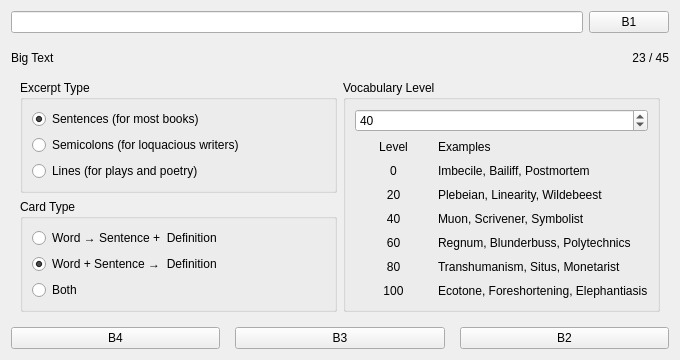
<?xml version="1.0" encoding="UTF-8"?>
<ui version="4.0">
 <class>Form</class>
 <widget class="QWidget" name="Form">
  <property name="geometry">
   <rect>
    <x>0</x>
    <y>0</y>
    <width>680</width>
    <height>360</height>
   </rect>
  </property>
  <property name="windowTitle">
   <string>Form</string>
  </property>
  <layout class="QVBoxLayout" name="verticalLayout">
   <item>
    <layout class="QHBoxLayout" name="horizontalLayout_2">
     <item>
      <widget class="QStackedWidget" name="stackedWidget">
       <property name="currentIndex">
        <number>1</number>
       </property>
       <widget class="QWidget" name="page">
        <layout class="QHBoxLayout" name="horizontalLayout_4">
         <property name="leftMargin">
          <number>0</number>
         </property>
         <property name="topMargin">
          <number>0</number>
         </property>
         <property name="rightMargin">
          <number>0</number>
         </property>
         <property name="bottomMargin">
          <number>0</number>
         </property>
         <item>
          <widget class="QProgressBar" name="progressBar">
           <property name="value">
            <number>24</number>
           </property>
          </widget>
         </item>
        </layout>
       </widget>
       <widget class="QWidget" name="page_2">
        <layout class="QHBoxLayout" name="horizontalLayout_5">
         <property name="leftMargin">
          <number>0</number>
         </property>
         <property name="topMargin">
          <number>0</number>
         </property>
         <property name="rightMargin">
          <number>0</number>
         </property>
         <property name="bottomMargin">
          <number>0</number>
         </property>
         <item>
          <widget class="QLineEdit" name="bookbar">
           <property name="text">
            <string/>
           </property>
           <property name="readOnly">
            <bool>true</bool>
           </property>
          </widget>
         </item>
        </layout>
       </widget>
      </widget>
     </item>
     <item>
      <widget class="QPushButton" name="b1">
       <property name="sizePolicy">
        <sizepolicy hsizetype="Minimum" vsizetype="Fixed">
         <horstretch>0</horstretch>
         <verstretch>0</verstretch>
        </sizepolicy>
       </property>
       <property name="text">
        <string>B1</string>
       </property>
      </widget>
     </item>
    </layout>
   </item>
   <item>
    <spacer name="verticalSpacer">
     <property name="orientation">
      <enum>Qt::Vertical</enum>
     </property>
     <property name="sizeType">
      <enum>QSizePolicy::Preferred</enum>
     </property>
     <property name="sizeHint" stdset="0">
      <size>
       <width>20</width>
       <height>15</height>
      </size>
     </property>
    </spacer>
   </item>
   <item>
    <layout class="QHBoxLayout" name="horizontalLayout">
     <item>
      <widget class="QLabel" name="bigtext">
       <property name="styleSheet">
        <string notr="true">font: 14pt &quot;Arial&quot;;</string>
       </property>
       <property name="text">
        <string>Big Text</string>
       </property>
      </widget>
     </item>
     <item>
      <widget class="QLabel" name="wordprogress">
       <property name="styleSheet">
        <string notr="true">font: 14pt &quot;Arial&quot;;</string>
       </property>
       <property name="text">
        <string>23 / 45</string>
       </property>
       <property name="alignment">
        <set>Qt::AlignRight|Qt::AlignTrailing|Qt::AlignVCenter</set>
       </property>
      </widget>
     </item>
    </layout>
   </item>
   <item>
    <widget class="QStackedWidget" name="stackedWidget_2">
     <property name="sizePolicy">
      <sizepolicy hsizetype="Minimum" vsizetype="Expanding">
       <horstretch>0</horstretch>
       <verstretch>1</verstretch>
      </sizepolicy>
     </property>
     <property name="autoFillBackground">
      <bool>true</bool>
     </property>
     <property name="styleSheet">
      <string notr="true">font: 10pt &quot;Arial&quot;;</string>
     </property>
     <property name="currentIndex">
      <number>1</number>
     </property>
     <widget class="QWidget" name="page_3">
      <layout class="QVBoxLayout" name="verticalLayout_2">
       <property name="leftMargin">
        <number>0</number>
       </property>
       <property name="topMargin">
        <number>0</number>
       </property>
       <property name="rightMargin">
        <number>0</number>
       </property>
       <property name="bottomMargin">
        <number>0</number>
       </property>
       <item>
        <widget class="QTextEdit" name="smalltext">
         <property name="sizePolicy">
          <sizepolicy hsizetype="Expanding" vsizetype="Expanding">
           <horstretch>0</horstretch>
           <verstretch>1</verstretch>
          </sizepolicy>
         </property>
         <property name="styleSheet">
          <string notr="true">font: 12pt &quot;Arial&quot;;
border: inset;</string>
         </property>
         <property name="undoRedoEnabled">
          <bool>false</bool>
         </property>
         <property name="readOnly">
          <bool>true</bool>
         </property>
         <property name="html">
          <string>&lt;!DOCTYPE HTML PUBLIC &quot;-//W3C//DTD HTML 4.0//EN&quot; &quot;http://www.w3.org/TR/REC-html40/strict.dtd&quot;&gt;
&lt;html&gt;&lt;head&gt;&lt;meta name=&quot;qrichtext&quot; content=&quot;1&quot; /&gt;&lt;style type=&quot;text/css&quot;&gt;
p, li { white-space: pre-wrap; }
&lt;/style&gt;&lt;/head&gt;&lt;body style=&quot; font-family:'Arial'; font-size:12pt; font-weight:400; font-style:normal;&quot;&gt;
&lt;p align=&quot;justify&quot; style=&quot;-qt-paragraph-type:empty; margin-top:12px; margin-bottom:12px; margin-left:0px; margin-right:0px; -qt-block-indent:0; text-indent:0px;&quot;&gt;&lt;br /&gt;&lt;/p&gt;&lt;/body&gt;&lt;/html&gt;</string>
         </property>
         <property name="acceptRichText">
          <bool>false</bool>
         </property>
        </widget>
       </item>
      </layout>
     </widget>
     <widget class="QWidget" name="page_4">
      <layout class="QGridLayout" name="gridLayout_2" rowstretch="1">
       <item row="0" column="1">
        <widget class="QGroupBox" name="groupBox_3">
         <property name="title">
          <string>Vocabulary Level</string>
         </property>
         <layout class="QVBoxLayout" name="verticalLayout_5">
          <item>
           <widget class="QSpinBox" name="levelselector">
            <property name="maximum">
             <number>100</number>
            </property>
            <property name="singleStep">
             <number>5</number>
            </property>
            <property name="value">
             <number>40</number>
            </property>
           </widget>
          </item>
          <item>
           <layout class="QGridLayout" name="gridLayout" rowstretch="0,0,0,0,0,0,0" columnstretch="0,0">
            <item row="1" column="1">
             <widget class="QLabel" name="label_2">
              <property name="text">
               <string>Imbecile, Bailiff, Postmortem</string>
              </property>
             </widget>
            </item>
            <item row="3" column="1">
             <widget class="QLabel" name="label_5">
              <property name="text">
               <string>Muon, Scrivener, Symbolist</string>
              </property>
              <property name="alignment">
               <set>Qt::AlignLeading|Qt::AlignLeft|Qt::AlignVCenter</set>
              </property>
             </widget>
            </item>
            <item row="1" column="0" alignment="Qt::AlignHCenter">
             <widget class="QLabel" name="label">
              <property name="text">
               <string>0</string>
              </property>
             </widget>
            </item>
            <item row="6" column="1">
             <widget class="QLabel" name="label_10">
              <property name="text">
               <string>Ecotone, Foreshortening, Elephantiasis</string>
              </property>
              <property name="alignment">
               <set>Qt::AlignLeading|Qt::AlignLeft|Qt::AlignVCenter</set>
              </property>
             </widget>
            </item>
            <item row="5" column="1">
             <widget class="QLabel" name="label_8">
              <property name="text">
               <string>Transhumanism, Situs, Monetarist</string>
              </property>
              <property name="alignment">
               <set>Qt::AlignLeading|Qt::AlignLeft|Qt::AlignVCenter</set>
              </property>
             </widget>
            </item>
            <item row="6" column="0">
             <widget class="QLabel" name="label_9">
              <property name="enabled">
               <bool>true</bool>
              </property>
              <property name="minimumSize">
               <size>
                <width>50</width>
                <height>0</height>
               </size>
              </property>
              <property name="text">
               <string>100</string>
              </property>
              <property name="alignment">
               <set>Qt::AlignCenter</set>
              </property>
             </widget>
            </item>
            <item row="2" column="1">
             <widget class="QLabel" name="label_6">
              <property name="styleSheet">
               <string notr="true"/>
              </property>
              <property name="text">
               <string>Plebeian, Linearity, Wildebeest</string>
              </property>
              <property name="alignment">
               <set>Qt::AlignLeading|Qt::AlignLeft|Qt::AlignVCenter</set>
              </property>
             </widget>
            </item>
            <item row="3" column="0">
             <widget class="QLabel" name="label_4">
              <property name="enabled">
               <bool>true</bool>
              </property>
              <property name="minimumSize">
               <size>
                <width>50</width>
                <height>0</height>
               </size>
              </property>
              <property name="text">
               <string>40</string>
              </property>
              <property name="alignment">
               <set>Qt::AlignCenter</set>
              </property>
             </widget>
            </item>
            <item row="4" column="0">
             <widget class="QLabel" name="label_7">
              <property name="enabled">
               <bool>true</bool>
              </property>
              <property name="minimumSize">
               <size>
                <width>50</width>
                <height>0</height>
               </size>
              </property>
              <property name="text">
               <string>60</string>
              </property>
              <property name="alignment">
               <set>Qt::AlignCenter</set>
              </property>
             </widget>
            </item>
            <item row="0" column="1">
             <widget class="QLabel" name="label_14">
              <property name="styleSheet">
               <string notr="true"/>
              </property>
              <property name="text">
               <string>Examples</string>
              </property>
              <property name="alignment">
               <set>Qt::AlignLeading|Qt::AlignLeft|Qt::AlignVCenter</set>
              </property>
             </widget>
            </item>
            <item row="0" column="0">
             <widget class="QLabel" name="label_11">
              <property name="enabled">
               <bool>true</bool>
              </property>
              <property name="minimumSize">
               <size>
                <width>50</width>
                <height>0</height>
               </size>
              </property>
              <property name="styleSheet">
               <string notr="true"/>
              </property>
              <property name="text">
               <string>Level</string>
              </property>
              <property name="alignment">
               <set>Qt::AlignCenter</set>
              </property>
             </widget>
            </item>
            <item row="2" column="0">
             <widget class="QLabel" name="label_15">
              <property name="enabled">
               <bool>true</bool>
              </property>
              <property name="minimumSize">
               <size>
                <width>50</width>
                <height>0</height>
               </size>
              </property>
              <property name="text">
               <string>20</string>
              </property>
              <property name="alignment">
               <set>Qt::AlignCenter</set>
              </property>
             </widget>
            </item>
            <item row="4" column="1">
             <widget class="QLabel" name="label_12">
              <property name="text">
               <string>Regnum, Blunderbuss, Polytechnics</string>
              </property>
              <property name="alignment">
               <set>Qt::AlignLeading|Qt::AlignLeft|Qt::AlignVCenter</set>
              </property>
             </widget>
            </item>
            <item row="5" column="0">
             <widget class="QLabel" name="label_13">
              <property name="enabled">
               <bool>true</bool>
              </property>
              <property name="minimumSize">
               <size>
                <width>50</width>
                <height>0</height>
               </size>
              </property>
              <property name="text">
               <string>80</string>
              </property>
              <property name="alignment">
               <set>Qt::AlignCenter</set>
              </property>
             </widget>
            </item>
           </layout>
          </item>
         </layout>
        </widget>
       </item>
       <item row="0" column="0">
        <layout class="QVBoxLayout" name="verticalLayout_6">
         <item>
          <widget class="QGroupBox" name="groupBox_2">
           <property name="styleSheet">
            <string notr="true">font: 10pt &quot;Arial&quot;;</string>
           </property>
           <property name="title">
            <string>Excerpt Type</string>
           </property>
           <layout class="QVBoxLayout" name="verticalLayout_4">
            <item>
             <widget class="QRadioButton" name="sentencesrb">
              <property name="sizePolicy">
               <sizepolicy hsizetype="Minimum" vsizetype="Preferred">
                <horstretch>0</horstretch>
                <verstretch>0</verstretch>
               </sizepolicy>
              </property>
              <property name="text">
               <string>Sentences (for most books)</string>
              </property>
              <property name="checked">
               <bool>true</bool>
              </property>
             </widget>
            </item>
            <item>
             <widget class="QRadioButton" name="semicolonsrb">
              <property name="sizePolicy">
               <sizepolicy hsizetype="Minimum" vsizetype="Preferred">
                <horstretch>0</horstretch>
                <verstretch>0</verstretch>
               </sizepolicy>
              </property>
              <property name="text">
               <string>Semicolons (for loquacious writers)</string>
              </property>
             </widget>
            </item>
            <item>
             <widget class="QRadioButton" name="linesrb">
              <property name="sizePolicy">
               <sizepolicy hsizetype="Minimum" vsizetype="Preferred">
                <horstretch>0</horstretch>
                <verstretch>0</verstretch>
               </sizepolicy>
              </property>
              <property name="text">
               <string>Lines (for plays and poetry)</string>
              </property>
             </widget>
            </item>
           </layout>
          </widget>
         </item>
         <item>
          <widget class="QGroupBox" name="groupBox">
           <property name="styleSheet">
            <string notr="true">font: 10pt &quot;Arial&quot;;</string>
           </property>
           <property name="title">
            <string>Card Type</string>
           </property>
           <layout class="QVBoxLayout" name="verticalLayout_3">
            <item>
             <widget class="QRadioButton" name="wordfrontrb">
              <property name="sizePolicy">
               <sizepolicy hsizetype="Minimum" vsizetype="Preferred">
                <horstretch>0</horstretch>
                <verstretch>0</verstretch>
               </sizepolicy>
              </property>
              <property name="text">
               <string>Word → Sentence +  Definition</string>
              </property>
              <property name="checked">
               <bool>false</bool>
              </property>
             </widget>
            </item>
            <item>
             <widget class="QRadioButton" name="sentencefrontrb">
              <property name="sizePolicy">
               <sizepolicy hsizetype="Minimum" vsizetype="Preferred">
                <horstretch>0</horstretch>
                <verstretch>0</verstretch>
               </sizepolicy>
              </property>
              <property name="text">
               <string>Word + Sentence →  Definition</string>
              </property>
              <property name="checked">
               <bool>true</bool>
              </property>
             </widget>
            </item>
            <item>
             <widget class="QRadioButton" name="bothrb">
              <property name="sizePolicy">
               <sizepolicy hsizetype="Minimum" vsizetype="Preferred">
                <horstretch>0</horstretch>
                <verstretch>0</verstretch>
               </sizepolicy>
              </property>
              <property name="text">
               <string>Both</string>
              </property>
             </widget>
            </item>
           </layout>
          </widget>
         </item>
        </layout>
       </item>
      </layout>
     </widget>
    </widget>
   </item>
   <item>
    <layout class="QHBoxLayout" name="horizontalLayout_3" stretch="0,0,0">
     <property name="spacing">
      <number>15</number>
     </property>
     <item>
      <widget class="QPushButton" name="b4">
       <property name="text">
        <string>B4</string>
       </property>
      </widget>
     </item>
     <item>
      <widget class="QPushButton" name="b3">
       <property name="text">
        <string>B3</string>
       </property>
      </widget>
     </item>
     <item>
      <widget class="QPushButton" name="b2">
       <property name="text">
        <string>B2</string>
       </property>
      </widget>
     </item>
    </layout>
   </item>
  </layout>
 </widget>
 <resources/>
 <connections/>
</ui>
